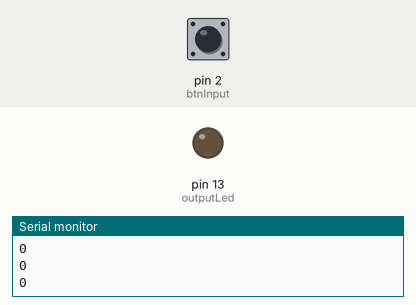
Recording of a sketch running on a simulated Arduino Uno, built with avr-gcc and run on an emulated ATmega328P. On the bench: output pins drawn as LEDs (lit = HIGH), the last lines printed to the serial monitor. The inputs (shaded band) are chosen by the test bench; at power-on: pin 2 (btnInput) HIGH.

Above: at 1.2 s.
1.3 s: pin 2 (btnInput) pulled LOW for 0.15 s
At 1.4 s:
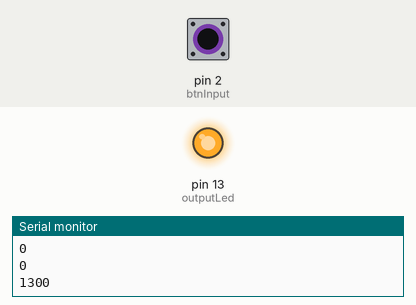
3.0 s: pin 2 (btnInput) pulled LOW for 3.2 s
At 6.9 s:
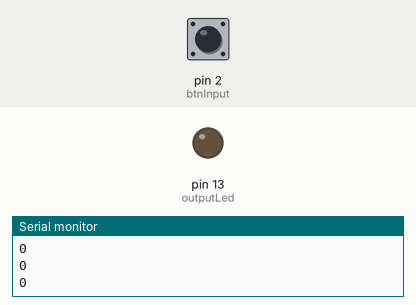
Timing chart, 0 to 8.4 s (numbered marks = the images above; inputs shaded):
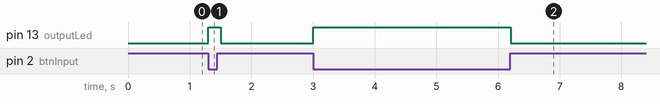

The sketch:

sketch_jul10a_class2.ino
```cpp
int btnInput = 2;
int outputLed = 13;
int time;
int oneTime;
int secSinceLast;
void setup(){
  pinMode(btnInput, INPUT_PULLUP);
  pinMode(outputLed, OUTPUT);
  Serial.begin(57600);
}

void loop(){
  if(digitalRead(btnInput) == LOW){
    time=millis();
    secSinceLast = time - oneTime;
    Serial.println(secSinceLast);
    digitalWrite(outputLed, HIGH);
  }else{
    Serial.println('0');
    digitalWrite(outputLed, LOW);
  }
  oneTime=time;
  delay(100);
}
```

Measured:
- after the input at 1.3 s, pin 13 (outputLed): LOW → HIGH at once, → LOW 0.20 s later
- after the input at 3.0 s, pin 13 (outputLed): LOW → HIGH at once, → LOW 3.2 s later
